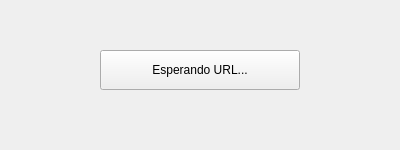
<?xml version="1.0" encoding="UTF-8"?>
<ui version="4.0">
 <class>SubscriberWindow</class>
 <widget class="QMainWindow" name="SubscriberWindow">
  <property name="geometry">
   <rect><x>0</x><y>0</y><width>400</width><height>150</height></rect>
  </property>
  <property name="windowTitle">
   <string>Suscriptor de Video</string>
  </property>
  <widget class="QWidget" name="centralwidget">
   <widget class="QPushButton" name="openVideoButton">
    <property name="geometry">
     <rect><x>100</x><y>50</y><width>200</width><height>40</height></rect>
    </property>
    <property name="text">
     <string>Esperando URL...</string>
    </property>
   </widget>
  </widget>
 </widget>
 <resources/>
 <connections/>
</ui>
